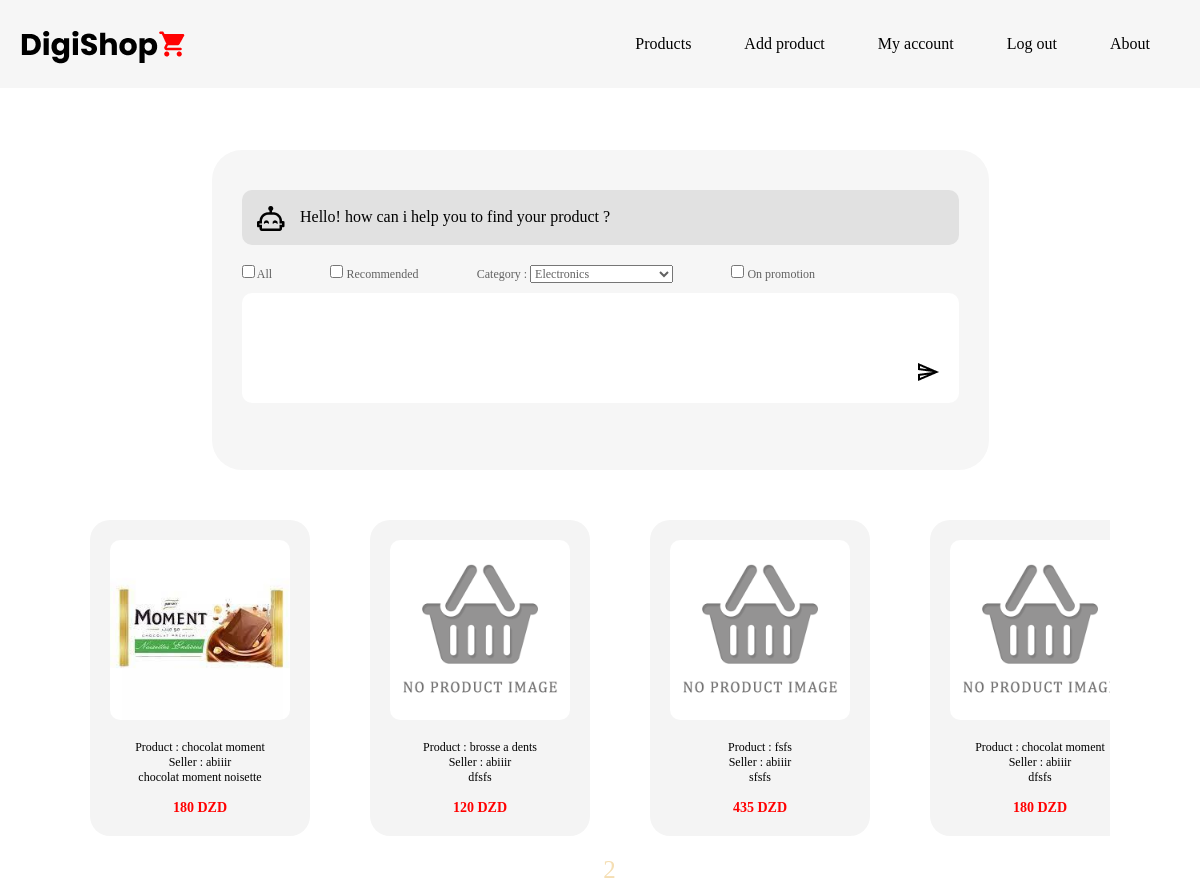
The page /products/ (signed in) on the database as committed earlier.
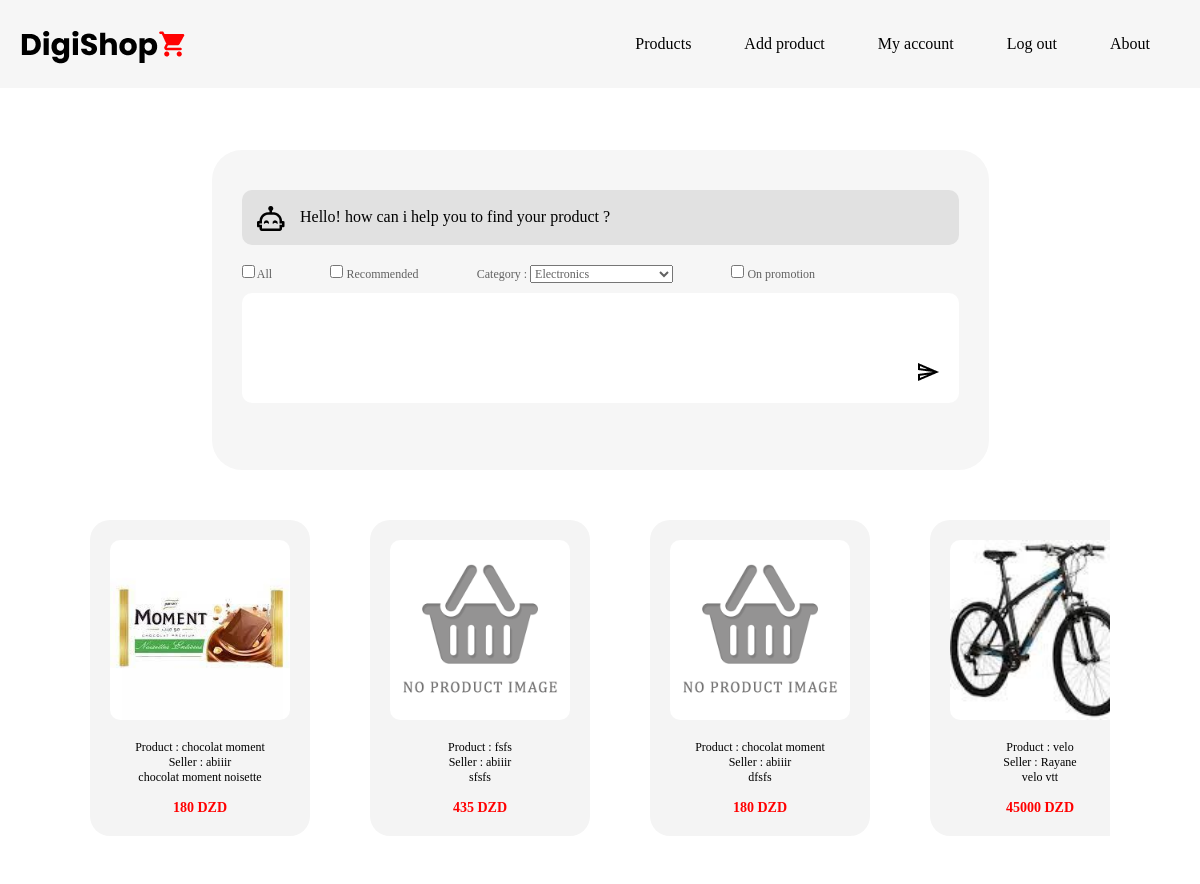
The same page on the database as committed later.
### app/models/model.py (models this page shows, shortened)
class Product(db.Model):
    __tablename__='product'
    id = db.Column(db.Integer,primary_key=True)
    user_id = db.Column(db.Integer,db.ForeignKey('user.id'))
    product_name = db.Column(db.String(50),nullable=False)
    description = db.Column(db.Text,nullable=False)
    price = db.Column(db.String(20),nullable=False)
    location=db.Column(db.String(20),nullable=False)
    brand = db.Column(db.String(20),nullable=False)
    picture=db.Column(db.String(20),nullable=False,default='default.png')
    category=db.Column(db.String(20),nullable=False)
    date_posted = db.Column(db.DateTime,nullable=False,default=datetime.utcnow)

class User(db.Model,UserMixin):
    __tablename__='user'
    id = db.Column(db.Integer,primary_key=True)
    firstname =db.Column(db.String(50),nullable=False)
    familyname = db.Column(db.String(50),nullable=False)
    username=db.Column(db.String(20),unique=True,nullable=False)
    email=db.Column(db.String(120),unique=True,nullable=False)
    image_file = db.Column(db.String(20),nullable=False,default='default.jpg')
    password = db.Column(db.String(60),nullable=False)
    products = db.relationship('Product',backref='seller',lazy=True)

### app/routes/product_bp.py (the view)
@product_bp.route('/',methods=['GET','POST'])
@login_required
def get_products():
    form = RequestForm()
    if form.validate_on_submit():
        return redirect(url_for("product_bp.get_products"))
    page = request.args.get('page',1,type=int)
    products=Product.query.order_by(Product.date_posted.desc()).paginate(page=page,per_page = 5)
    return render_template('productView/products.html',title="products",form =form,products=products)

### app/forms/request_form.py
class RequestForm(FlaskForm):
    all_products = BooleanField('All')
    recommended_products = BooleanField('Recommended')
    on_promotion = BooleanField('On promotion')
    category = SelectField(choices=[('Electronics', 'Electronics'),
                                ('Fashion', 'Fashion'),
                                ('Home and garden', 'Home and garden'),
                                ('Beauty and personal care', 'Beauty and personal care'),
                                ('Sports and outdoors', 'Sports and outdoors'),
                                ('Health and wellness', 'Health and wellness'),
                                ('Toys and games', 'Toys and games'),
                                ('Food and beverage', 'Food and beverage'),
                                ('Pet supplies', 'Pet supplies')],
                       default='')
    clientText = TextAreaField('description',validators=[DataRequired()])
    submit=SubmitField('')

### app/models/model.py (called while the page is built)
@login_manager.user_loader
def load_user(user_id):
    return User.query.get(int(user_id))

### app/templates/productView/products.html (shortened to what this page needs)
{%extends "base/layout.html"%}
{%block style%}
<link rel="stylesheet" type="text/css" href="{{url_for('static',filename='css/product_block.css')}}">
<link rel="stylesheet" type="text/css" href="{{url_for('static',filename='css/products.css')}}">
{%endblock style%}
{%block content%}
<div class="parent">
    <div class="ChatBox">
        <div class="BotChat">
            <img class="robot" src="{{ url_for('static', filename='images/Robot.png') }}" alt="Robot">
            <p class="BotText"> Hello! how can i help you to find your product ?</p>
        </div>
        <form method="POST" action="" enctype="multipart/form-data">
            <fieldset class="field">
                <div class="checkboxes">
                    <div>
                        <label>{{ form.all_products }} All</label>
                    </div>
                    <div>
                        <label>{{ form.recommended_products }} Recommended</label>
                    </div>
                    <div>
                        <label for="{{ form.category.id }}">Category :</label>
                        {{ form.category(class="category-options") }}
                    </div>
                    <div>
                        <label>{{ form.on_promotion }} On promotion</label>
                    </div>
                </div>
                <div class="ClientZone">
                    <div>
                        {% if form.clientText.errors %}
                          {{ form.clientText(class="clienttext", rows=5) }}
                          <div class="invalid-feedback">
                            {% for error in form.clientText.errors %}
                              <span>{{ error }}</span>
                            {% endfor %}
                          </div>
                        {% else %}
                          {{ form.clientText(class="clienttext", rows=5) }}
                        {% endif %}
                    </div>
                    <div class="submit-image">
                        {{form.submit(class="submit")}}
                    </div>
                </div>
            </fieldset>
        </form>
    </div>
    <div class="products-nav">
        {%for product in products.items%}
            <div class="product-block">
                <img class="product-image" src="{{ url_for('static',filename='product_pics/'+product.picture) }}" alt="product-image">
                <div class="info">
                    <p><a href="{{url_for('product_bp.get_product',product_id=product.id)}}">Product : {{product.product_name}}</a></p>
                    <p><a href="{{url_for('user_bp.get_user_products',username = product.seller.username)}}">Seller : {{product.seller.username}}</a></p>
                    <p> {{product.description}} </p>
                </div>
                <p class="price"> {{product.price}} DZD</p>
            </div>
        {%endfor%}
    </div>
    <span>
    <div class="pages" style="font-size:25px;">
        {% for page_num in products.iter_pages(left_edge=1,right_edge=1,left_current=1,right_current=2) %}
            {% if page_num%}
                {%if products.page == page_num%}
                    <a href="{{url_for('product_bp.get_products',page=page_num)}}" style="color: white">{{page_num}}</a>
                    {%else%}
                    <a href="{{url_for('product_bp.get_products',page=page_num)}}" style="color: wheat">{{page_num}}</a>
                    {%endif%}
            {%else%}
            <span style="color:white">
                ...
            </span>
            {%endif%}
        {% endfor %}
    </div>
</span>
</div>
</body>
</html>
{%endblock content%}

### app/templates/base/layout.html (shortened to what this page needs)
<!DOCTYPE html>
<html lang="en">
<head>
    <link rel="stylesheet" type="text/css" href="{{url_for('static',filename='css/main.css')}}">
    {%block style%}
    {%endblock style%}
</head>
<body>
    <nav>
        <img src="{{ url_for('static', filename='images/Logo.png') }}" alt="Logo">
        <div class="links">
            <ul class="horizontal">
                <li><a href="{{url_for('product_bp.get_products')}}">Products</a></li>
                {%if current_user.is_authenticated %}
                <li><a href="{{url_for('product_bp.create_product')}}">Add product</a></li>
                <li><a href="{{url_for('user_bp.account')}}">My account</a></li>
                <li><a href="{{url_for('user_bp.logout')}}">Log out</a></li>
                {%else%}
                <li><a href="{{url_for('user_bp.register')}}">Sign-up / login</a></li>
                {%endif%}
                <li><a href="{{url_for('main.about')}}">About</a></li>
            </ul>
        </div>
    </nav>
    {%block content%}
    {%endblock content%}
</body>
</html>

### app/static/css/main.css (style rules this page uses)
* { padding: 0; margin: 0; text-decoration: none; list-style: none; box-sizing: border-box; }
body { font-family: poppins; }
nav img { margin-left: 20px; height: 45px; width: 168px; margin-top: 22px; }
nav { position: fixed; z-index: 1000; display: flex; justify-content: space-between; background: #F6F6F6; height: 88px; width: 100%; }
nav ul { float: right; margin-right: 25px; }
nav ul li { display: inline-block; line-height: 88px; margin: 0 25px; }
nav ul li a { color: black; font-size: 16px; }

### app/static/css/product_block.css (style rules this page uses)
body { font-family: poppins; font-size: 12px; }
.product-block { height: 350px; width: 220px; border-radius: 20px; padding: 20px; box-sizing: border-box; background: #F4F4F4; display: flex; flex-direction: column; align-items: center; height: fit-content; }
.product-image { height: 180px; width: 180x; border-radius: 10px; }
.info { margin-top: 20px; text-align: center; font-family: poppins; font-size: 12px; color: black; }
.info a { color: black; text-decoration: none; }
.price { color: #FF0000; font-weight: 700; margin-top: 15px; font-size: 14px; }

### app/static/css/products.css (style rules this page uses)
body { background-image: url('/static/images/background.jpg'); background-repeat: no-repeat; background-size: cover; background-position: top; font-family: poppins; width: 100%; height: auto; display: flex; flex-direction: column; }
.parent { display: flex; flex-direction: column; align-items: center; height: fit-content; }
.ChatBox { padding: 30px; width: 777px; height: 320px; background: #F6F6F6; border-radius: 30px; box-sizing: border-box; margin-top: 150px; }
.BotChat { background: #E1E1E1; display: flex; flex: 1; width: 100%; height: 55px; margin-top: 10px; border-radius: 10px; box-sizing: border-box; }
.robot { width: fit-content; height: fit-content; display: block; margin-top: 16px; margin-left: 15px; }
.BotText { width: fit-content; height: fit-content; margin-top: 18px; margin-left: 15.5px; font-size: 16px; }
.field { border: none; width: 100%; padding: 0px; margin-top: 10px; }
.checkboxes { display: flex; flex: 1; width: 80%; height: fit-content; margin-top: 10px; box-sizing: border-box; font-size: 12px; color: #626262; justify-content: space-between; }
.category-options { font-family: poppins; font-size: 12px; color: #626262; width: fit-content; }
.ClientZone { border: none; background: transparent; width: 100%; height: fit-content; margin-top: 10px; border-radius: 10px; box-sizing: border-box; position: relative; }
.clienttext { border: none; font-family: poppins; font-size: 16px; width: 100%; height: 100%; border-radius: 10px; resize: none; padding: 10px; box-sizing: border-box; }
.submit { background-image: url('/static/images/submit.png'); background-repeat: no-repeat; background-position: center; width: 24px; height: 24px; border: none; cursor: pointer; text-indent: -9999px; display: block; margin-right: 8px; margin-bottom: 18px; position: absolute; bottom: 5px; right: 10px; background-color: transparent; }
.products-nav { display: flex; flex: 1; justify-content: space-between; margin-left: 50px; margin-right: 50px; width: 85%; margin-top: 50px; overflow-x: auto; scroll-behavior: smooth; }
.products-nav > * { margin-right: 60px; margin-bottom: 20px; }

Rows that differ between the two databases and show on the page:
removed Product: picture (placeholder picture), product_name "brosse a dents", seller.username "abiiir", description "dfsfs", price "120"
now on this page (row unchanged): Product: picture (picture), product_name "velo", seller.username "Rayane", description "velo vtt", price "45000"
Other text that changed with them:
list line gone: "2"
